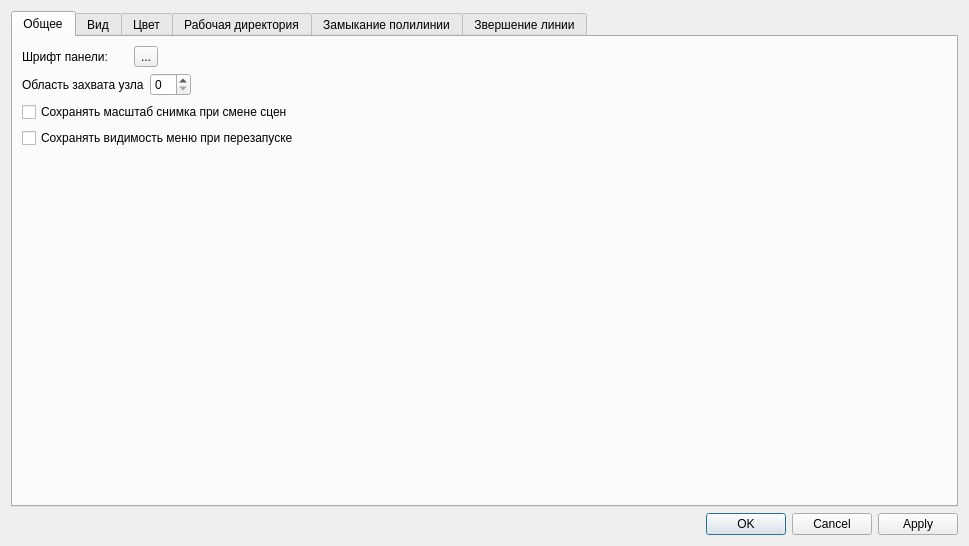
<?xml version="1.0" encoding="UTF-8"?>
<ui version="4.0">
 <class>Settings</class>
 <widget class="QDialog" name="Settings">
  <property name="geometry">
   <rect>
    <x>0</x>
    <y>0</y>
    <width>969</width>
    <height>546</height>
   </rect>
  </property>
  <property name="minimumSize">
   <size>
    <width>800</width>
    <height>400</height>
   </size>
  </property>
  <property name="windowTitle">
   <string>Настройки</string>
  </property>
  <property name="windowFilePath">
   <string>Настройка</string>
  </property>
  <layout class="QVBoxLayout" name="verticalLayout_7">
   <item>
    <widget class="QTabWidget" name="tabWidget">
     <property name="sizePolicy">
      <sizepolicy hsizetype="Expanding" vsizetype="Expanding">
       <horstretch>0</horstretch>
       <verstretch>0</verstretch>
      </sizepolicy>
     </property>
     <property name="currentIndex">
      <number>0</number>
     </property>
     <widget class="QWidget" name="tabGeneral">
      <attribute name="title">
       <string>Общее</string>
      </attribute>
      <layout class="QVBoxLayout" name="verticalLayout_6">
       <item>
        <layout class="QHBoxLayout" name="horizontalLayout">
         <item>
          <widget class="QLabel" name="labelFontTitle">
           <property name="text">
            <string>Шрифт панели:  </string>
           </property>
          </widget>
         </item>
         <item>
          <widget class="QLabel" name="labelFontValue">
           <property name="font">
            <font>
             <bold>true</bold>
            </font>
           </property>
           <property name="text">
            <string/>
           </property>
          </widget>
         </item>
         <item>
          <widget class="QToolButton" name="toolButtonPickFont">
           <property name="toolTip">
            <string>Выбор шрифта</string>
           </property>
           <property name="text">
            <string>...</string>
           </property>
          </widget>
         </item>
         <item>
          <spacer name="horizontalSpacer_2">
           <property name="orientation">
            <enum>Qt::Horizontal</enum>
           </property>
           <property name="sizeHint" stdset="0">
            <size>
             <width>40</width>
             <height>20</height>
            </size>
           </property>
          </spacer>
         </item>
        </layout>
       </item>
       <item>
        <layout class="QHBoxLayout" name="horizontalLayout_5">
         <item>
          <widget class="QLabel" name="handlePickRadius">
           <property name="text">
            <string>Область захвата узла</string>
           </property>
          </widget>
         </item>
         <item>
          <widget class="QSpinBox" name="spinHandlePickRadius"/>
         </item>
         <item>
          <spacer name="horizontalSpacer_3">
           <property name="orientation">
            <enum>Qt::Horizontal</enum>
           </property>
           <property name="sizeHint" stdset="0">
            <size>
             <width>40</width>
             <height>20</height>
            </size>
           </property>
          </spacer>
         </item>
        </layout>
       </item>
       <item>
        <widget class="QCheckBox" name="keepImageScale">
         <property name="text">
          <string>Сохранять масштаб снимка при смене сцен</string>
         </property>
        </widget>
       </item>
       <item>
        <widget class="QCheckBox" name="keepMenuBarVisibility">
         <property name="text">
          <string>Сохранять видимость меню при перезапуске</string>
         </property>
        </widget>
       </item>
       <item>
        <spacer name="verticalSpacer_3">
         <property name="orientation">
          <enum>Qt::Vertical</enum>
         </property>
         <property name="sizeHint" stdset="0">
          <size>
           <width>14</width>
           <height>245</height>
          </size>
         </property>
        </spacer>
       </item>
      </layout>
     </widget>
     <widget class="QWidget" name="tabView">
      <attribute name="title">
       <string>Вид</string>
      </attribute>
      <widget class="QSplitter" name="splitter_2">
       <property name="geometry">
        <rect>
         <x>22</x>
         <y>22</y>
         <width>401</width>
         <height>171</height>
        </rect>
       </property>
       <property name="orientation">
        <enum>Qt::Horizontal</enum>
       </property>
       <widget class="QWidget" name="layoutWidget1">
        <layout class="QVBoxLayout" name="verticalLayout_2">
         <item>
          <widget class="QLabel" name="lineWidth">
           <property name="text">
            <string>Толщина линии</string>
           </property>
          </widget>
         </item>
         <item>
          <widget class="QLabel" name="handleSize">
           <property name="text">
            <string>Размер узла</string>
           </property>
          </widget>
         </item>
         <item>
          <widget class="QLabel" name="numberSize">
           <property name="text">
            <string>Размер нумерации</string>
           </property>
          </widget>
         </item>
         <item>
          <widget class="QLabel" name="pointSize">
           <property name="text">
            <string>Размер точки</string>
           </property>
          </widget>
         </item>
        </layout>
       </widget>
       <widget class="QWidget" name="layoutWidget2">
        <layout class="QVBoxLayout" name="verticalLayout">
         <item>
          <widget class="QSpinBox" name="spinLineWidth">
           <property name="minimum">
            <number>1</number>
           </property>
           <property name="maximum">
            <number>50</number>
           </property>
          </widget>
         </item>
         <item>
          <widget class="QSpinBox" name="spinHandleSize">
           <property name="minimum">
            <number>1</number>
           </property>
           <property name="maximum">
            <number>50</number>
           </property>
          </widget>
         </item>
         <item>
          <widget class="QSpinBox" name="spinNumberSize">
           <property name="minimum">
            <number>1</number>
           </property>
           <property name="maximum">
            <number>50</number>
           </property>
          </widget>
         </item>
         <item>
          <widget class="QSpinBox" name="spinPointSize"/>
         </item>
        </layout>
       </widget>
      </widget>
     </widget>
     <widget class="QWidget" name="tabColor">
      <attribute name="title">
       <string>Цвет</string>
      </attribute>
      <widget class="QSplitter" name="splitter">
       <property name="geometry">
        <rect>
         <x>22</x>
         <y>11</y>
         <width>411</width>
         <height>321</height>
        </rect>
       </property>
       <property name="orientation">
        <enum>Qt::Horizontal</enum>
       </property>
       <widget class="QWidget" name="layoutWidget3">
        <layout class="QVBoxLayout" name="verticalLayout_3">
         <item>
          <widget class="QLabel" name="handleColor">
           <property name="text">
            <string>Цвет узла</string>
           </property>
          </widget>
         </item>
         <item>
          <widget class="QLabel" name="handleSelectColor">
           <property name="text">
            <string>Цвет выбранного узла</string>
           </property>
          </widget>
         </item>
         <item>
          <widget class="QLabel" name="numberColor">
           <property name="text">
            <string>Цвет нумерации</string>
           </property>
          </widget>
         </item>
         <item>
          <widget class="QLabel" name="backgroundColor">
           <property name="text">
            <string>Фон нумерации</string>
           </property>
          </widget>
         </item>
         <item>
          <widget class="QLabel" name="rectColor">
           <property name="text">
            <string>Цвет прямоугольника</string>
           </property>
          </widget>
         </item>
         <item>
          <widget class="QLabel" name="circleColor">
           <property name="text">
            <string>Цвет круга</string>
           </property>
          </widget>
         </item>
         <item>
          <widget class="QLabel" name="polylineColor">
           <property name="text">
            <string>Цвет полилинии</string>
           </property>
          </widget>
         </item>
         <item>
          <widget class="QLabel" name="lineColor">
           <property name="text">
            <string>Цвет линии</string>
           </property>
          </widget>
         </item>
         <item>
          <widget class="QLabel" name="pointColor">
           <property name="text">
            <string>Цыет точки</string>
           </property>
          </widget>
         </item>
        </layout>
       </widget>
       <widget class="QWidget" name="layoutWidget4">
        <layout class="QVBoxLayout" name="verticalLayout_5">
         <item>
          <widget class="QPushButton" name="pushButton">
           <property name="minimumSize">
            <size>
             <width>26</width>
             <height>22</height>
            </size>
           </property>
           <property name="maximumSize">
            <size>
             <width>26</width>
             <height>22</height>
            </size>
           </property>
           <property name="styleSheet">
            <string notr="true">border: 1px solid #777; 
background: #000000;</string>
           </property>
           <property name="text">
            <string/>
           </property>
           <property name="flat">
            <bool>true</bool>
           </property>
          </widget>
         </item>
         <item>
          <widget class="QPushButton" name="pushButton_2">
           <property name="minimumSize">
            <size>
             <width>26</width>
             <height>22</height>
            </size>
           </property>
           <property name="maximumSize">
            <size>
             <width>26</width>
             <height>22</height>
            </size>
           </property>
           <property name="styleSheet">
            <string notr="true">border: 1px solid #777; 
background: #000000;</string>
           </property>
           <property name="text">
            <string/>
           </property>
          </widget>
         </item>
         <item>
          <widget class="QPushButton" name="pushButton_3">
           <property name="minimumSize">
            <size>
             <width>26</width>
             <height>22</height>
            </size>
           </property>
           <property name="maximumSize">
            <size>
             <width>26</width>
             <height>22</height>
            </size>
           </property>
           <property name="styleSheet">
            <string notr="true">border: 1px solid #777; 
background: #000000;</string>
           </property>
           <property name="text">
            <string/>
           </property>
          </widget>
         </item>
         <item>
          <widget class="QPushButton" name="pushButton_4">
           <property name="minimumSize">
            <size>
             <width>26</width>
             <height>22</height>
            </size>
           </property>
           <property name="maximumSize">
            <size>
             <width>26</width>
             <height>22</height>
            </size>
           </property>
           <property name="styleSheet">
            <string notr="true">border: 1px solid #777; 
background: #000000;</string>
           </property>
           <property name="text">
            <string/>
           </property>
          </widget>
         </item>
         <item>
          <widget class="QPushButton" name="pushButton_5">
           <property name="minimumSize">
            <size>
             <width>26</width>
             <height>22</height>
            </size>
           </property>
           <property name="maximumSize">
            <size>
             <width>26</width>
             <height>22</height>
            </size>
           </property>
           <property name="styleSheet">
            <string notr="true">border: 1px solid #777; 
background: #000000;</string>
           </property>
           <property name="text">
            <string/>
           </property>
          </widget>
         </item>
         <item>
          <widget class="QPushButton" name="pushButton_6">
           <property name="minimumSize">
            <size>
             <width>26</width>
             <height>22</height>
            </size>
           </property>
           <property name="maximumSize">
            <size>
             <width>26</width>
             <height>22</height>
            </size>
           </property>
           <property name="styleSheet">
            <string notr="true">border: 1px solid #777; 
background: #000000;</string>
           </property>
           <property name="text">
            <string/>
           </property>
          </widget>
         </item>
         <item>
          <widget class="QPushButton" name="pushButton_7">
           <property name="minimumSize">
            <size>
             <width>26</width>
             <height>22</height>
            </size>
           </property>
           <property name="maximumSize">
            <size>
             <width>26</width>
             <height>22</height>
            </size>
           </property>
           <property name="styleSheet">
            <string notr="true">border: 1px solid #777; 
background: #000000;</string>
           </property>
           <property name="text">
            <string/>
           </property>
          </widget>
         </item>
         <item>
          <widget class="QPushButton" name="pushButton_8">
           <property name="minimumSize">
            <size>
             <width>26</width>
             <height>22</height>
            </size>
           </property>
           <property name="maximumSize">
            <size>
             <width>26</width>
             <height>22</height>
            </size>
           </property>
           <property name="styleSheet">
            <string notr="true">border: 1px solid #777; 
background: #000000;</string>
           </property>
           <property name="text">
            <string/>
           </property>
          </widget>
         </item>
         <item>
          <widget class="QPushButton" name="pushButton_9">
           <property name="minimumSize">
            <size>
             <width>26</width>
             <height>22</height>
            </size>
           </property>
           <property name="maximumSize">
            <size>
             <width>26</width>
             <height>22</height>
            </size>
           </property>
           <property name="styleSheet">
            <string notr="true">border: 1px solid #777; 
background: #000000;</string>
           </property>
           <property name="text">
            <string/>
           </property>
          </widget>
         </item>
        </layout>
       </widget>
      </widget>
     </widget>
     <widget class="QWidget" name="tabWorkdir">
      <attribute name="title">
       <string>Рабочая директория</string>
      </attribute>
     </widget>
     <widget class="QWidget" name="tabPolyline">
      <property name="sizePolicy">
       <sizepolicy hsizetype="Expanding" vsizetype="Expanding">
        <horstretch>0</horstretch>
        <verstretch>0</verstretch>
       </sizepolicy>
      </property>
      <attribute name="title">
       <string>Замыкание полилинии</string>
      </attribute>
      <layout class="QVBoxLayout" name="verticalLayout_8">
       <item>
        <widget class="QRadioButton" name="doubleClickLMB">
         <property name="enabled">
          <bool>true</bool>
         </property>
         <property name="sizePolicy">
          <sizepolicy hsizetype="Expanding" vsizetype="Preferred">
           <horstretch>0</horstretch>
           <verstretch>0</verstretch>
          </sizepolicy>
         </property>
         <property name="text">
          <string>По двойному клику ЛКМ</string>
         </property>
        </widget>
       </item>
       <item>
        <widget class="QRadioButton" name="LMBZeroPoint">
         <property name="sizePolicy">
          <sizepolicy hsizetype="Expanding" vsizetype="Preferred">
           <horstretch>0</horstretch>
           <verstretch>0</verstretch>
          </sizepolicy>
         </property>
         <property name="autoFillBackground">
          <bool>false</bool>
         </property>
         <property name="text">
          <string>По одинарному клику ЛКМ на нулевой точке</string>
         </property>
        </widget>
       </item>
       <item>
        <widget class="QRadioButton" name="holdingCtrl">
         <property name="sizePolicy">
          <sizepolicy hsizetype="Expanding" vsizetype="Preferred">
           <horstretch>0</horstretch>
           <verstretch>0</verstretch>
          </sizepolicy>
         </property>
         <property name="text">
          <string>Поставить последнюю точку с зажатым Ctrl</string>
         </property>
        </widget>
       </item>
       <item>
        <widget class="QRadioButton" name="keyC">
         <property name="sizePolicy">
          <sizepolicy hsizetype="Expanding" vsizetype="Preferred">
           <horstretch>0</horstretch>
           <verstretch>0</verstretch>
          </sizepolicy>
         </property>
         <property name="text">
          <string>По клавише 'C'</string>
         </property>
        </widget>
       </item>
       <item>
        <spacer name="verticalSpacer_2">
         <property name="orientation">
          <enum>Qt::Vertical</enum>
         </property>
         <property name="sizeHint" stdset="0">
          <size>
           <width>20</width>
           <height>40</height>
          </size>
         </property>
        </spacer>
       </item>
      </layout>
     </widget>
     <widget class="QWidget" name="tabLine">
      <property name="sizePolicy">
       <sizepolicy hsizetype="Expanding" vsizetype="Expanding">
        <horstretch>0</horstretch>
        <verstretch>0</verstretch>
       </sizepolicy>
      </property>
      <attribute name="title">
       <string>Звершение линии</string>
      </attribute>
      <layout class="QVBoxLayout" name="verticalLayout_4">
       <item>
        <widget class="QRadioButton" name="doubleClickLMB_2">
         <property name="sizePolicy">
          <sizepolicy hsizetype="Expanding" vsizetype="Preferred">
           <horstretch>0</horstretch>
           <verstretch>0</verstretch>
          </sizepolicy>
         </property>
         <property name="text">
          <string>По двойному клику ЛКМ</string>
         </property>
        </widget>
       </item>
       <item>
        <widget class="QRadioButton" name="holdingCtrl_2">
         <property name="sizePolicy">
          <sizepolicy hsizetype="Expanding" vsizetype="Preferred">
           <horstretch>0</horstretch>
           <verstretch>0</verstretch>
          </sizepolicy>
         </property>
         <property name="text">
          <string>Поставить последнюю точку с зажатым Ctrl</string>
         </property>
        </widget>
       </item>
       <item>
        <widget class="QRadioButton" name="keyC_2">
         <property name="sizePolicy">
          <sizepolicy hsizetype="Expanding" vsizetype="Preferred">
           <horstretch>0</horstretch>
           <verstretch>0</verstretch>
          </sizepolicy>
         </property>
         <property name="text">
          <string>По клавише 'C'</string>
         </property>
        </widget>
       </item>
       <item>
        <spacer name="verticalSpacer">
         <property name="orientation">
          <enum>Qt::Vertical</enum>
         </property>
         <property name="sizeHint" stdset="0">
          <size>
           <width>20</width>
           <height>40</height>
          </size>
         </property>
        </spacer>
       </item>
      </layout>
     </widget>
    </widget>
   </item>
   <item>
    <layout class="QHBoxLayout" name="horizontalLayout_2">
     <item>
      <spacer name="horizontalSpacer">
       <property name="orientation">
        <enum>Qt::Horizontal</enum>
       </property>
       <property name="sizeHint" stdset="0">
        <size>
         <width>40</width>
         <height>20</height>
        </size>
       </property>
      </spacer>
     </item>
     <item>
      <widget class="QDialogButtonBox" name="buttonBox">
       <property name="sizePolicy">
        <sizepolicy hsizetype="Fixed" vsizetype="Fixed">
         <horstretch>0</horstretch>
         <verstretch>0</verstretch>
        </sizepolicy>
       </property>
       <property name="contextMenuPolicy">
        <enum>Qt::DefaultContextMenu</enum>
       </property>
       <property name="layoutDirection">
        <enum>Qt::LeftToRight</enum>
       </property>
       <property name="orientation">
        <enum>Qt::Horizontal</enum>
       </property>
       <property name="standardButtons">
        <set>QDialogButtonBox::Apply|QDialogButtonBox::Cancel|QDialogButtonBox::Ok</set>
       </property>
       <property name="centerButtons">
        <bool>true</bool>
       </property>
      </widget>
     </item>
    </layout>
   </item>
  </layout>
 </widget>
 <resources/>
 <connections/>
</ui>
